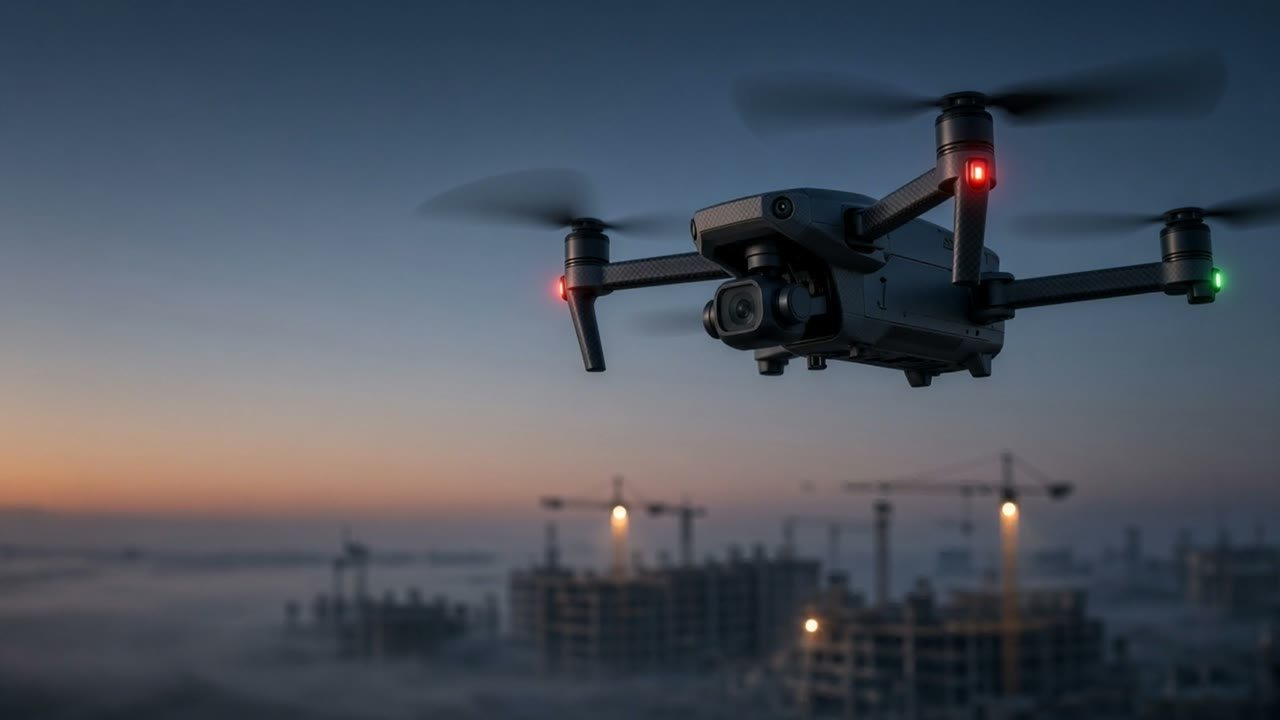
#> input picture storyboard/frames/01-arrival.jpg, 1280 x 720 px, given in place of drone-hero.png, which was not available
$ python comp.py frames/01-arrival.jpg
#> lines starting #> are read from the running program, lines starting #| are printed output that depends on the picture
import sys
from PIL import Image, ImageDraw, ImageFilter, ImageEnhance, ImageOps
S=sys.argv[1]; F=S+'/frames/'; O=S+'/out/'
W,H=1280,720
drone=Image.open(S+'/drone-hero.png').convert('RGBA')
drone=drone.crop(drone.getbbox())
def plate(name, dark=1.0, blur=0):
    im=Image.open(F+name).convert('RGB')
    im=ImageOps.fit(im,(W,H),Image.LANCZOS)
    if dark!=1.0: im=ImageEnhance.Brightness(im).enhance(dark)
    if blur: im=im.filter(ImageFilter.GaussianBlur(blur))
    return im.convert('RGBA')
def rotors(d):
    # translucent spinning-rotor discs over the four motors (approx positions on the cropped drone)
    w,h=d.size; ov=Image.new('RGBA',d.size,(0,0,0,0)); dr=ImageDraw.Draw(ov)
    for (fx,fy,rw) in [(0.05,0.47,0.17),(0.62,0.08,0.18),(0.97,0.60,0.15),(0.40,0.45,0.0)]:
        if rw==0: continue
        cx,cy=fx*w,fy*h; rx,ry=rw*w,rw*w*0.22
        dr.ellipse([cx-rx,cy-ry,cx+rx,cy+ry],fill=(20,24,34,70),outline=(90,100,120,90),width=2)
    ov=ov.filter(ImageFilter.GaussianBlur(3))
    return Image.alpha_composite(d,ov) if False else Image.alpha_composite(ov,d) if False else _merge(d,ov)
def _merge(d,ov):
    base=Image.new('RGBA',d.size,(0,0,0,0)); base.alpha_composite(ov); base.alpha_composite(d); return base
def put(bg, width, cx, cy, flip=False, rot=0, dim=1.0, soft=0):
    d=drone.copy()
    if flip: d=ImageOps.mirror(d)
    s=width/d.size[0]; d=d.resize((int(d.size[0]*s),int(d.size[1]*s)),Image.LANCZOS)
    d=rotors(d)
    if rot: d=d.rotate(rot,resample=Image.BICUBIC,expand=True)
    if dim!=1.0:
        rgb=ImageEnhance.Brightness(d.convert('RGB')).enhance(dim); a=d.split()[3]; d=rgb.convert('RGBA'); d.putalpha(a)
    if soft: d=d.filter(ImageFilter.GaussianBlur(soft))
    # contact shadow glow under drone for grounding
    bg.alpha_composite(d,(int(cx-d.size[0]/2),int(cy-d.size[1]/2)))
    return bg
def save(im,name): im.convert('RGB').save(O+name,quality=84,optimize=True)

save(plate('hero-0.jpg'),'01-arrival.jpg')
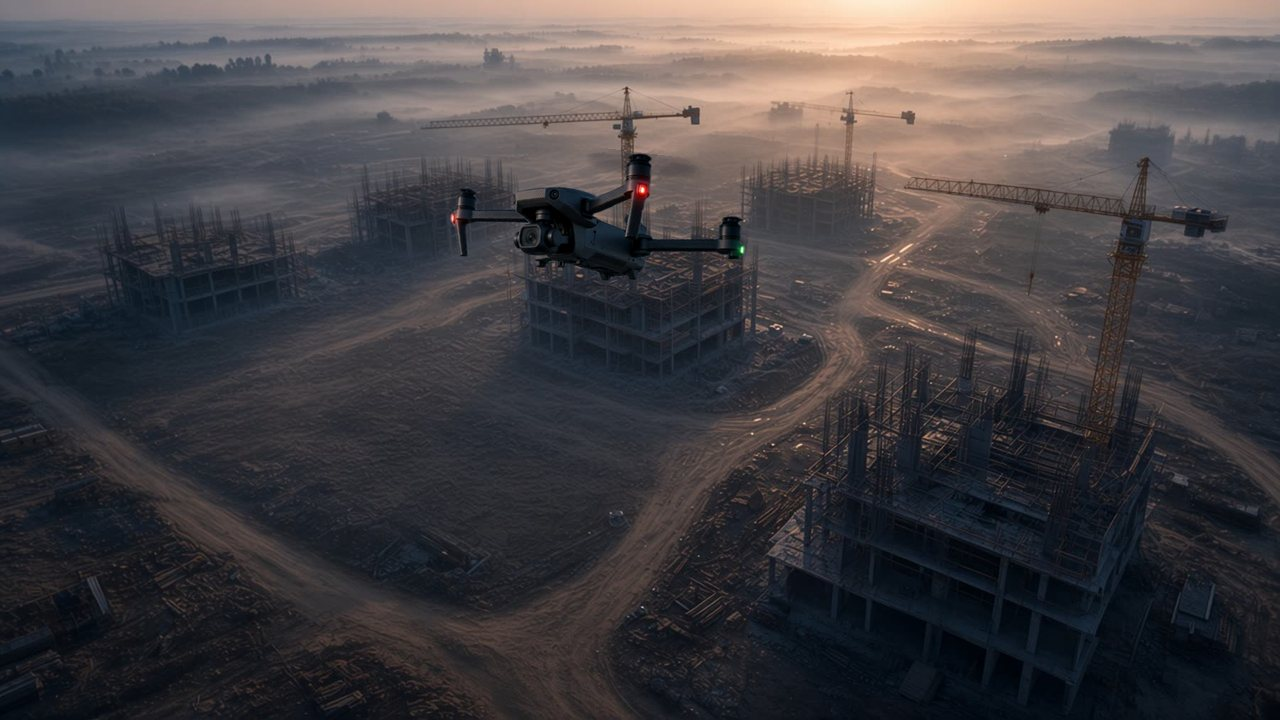
#> input picture storyboard/frames/02-lift.jpg, 1280 x 720 px, given in place of hero-0.jpg, which was not available
#> in plate, im is the input picture: PIL image 1280x720 RGB; mean R, G, B 67.5, 64.2, 67.1
save(put(plate('twin.jpg'),300,600,215,rot=-7),'02-lift.jpg')
#> call 2 of plate, with name = 'twin.jpg', dark = 1, blur = 0
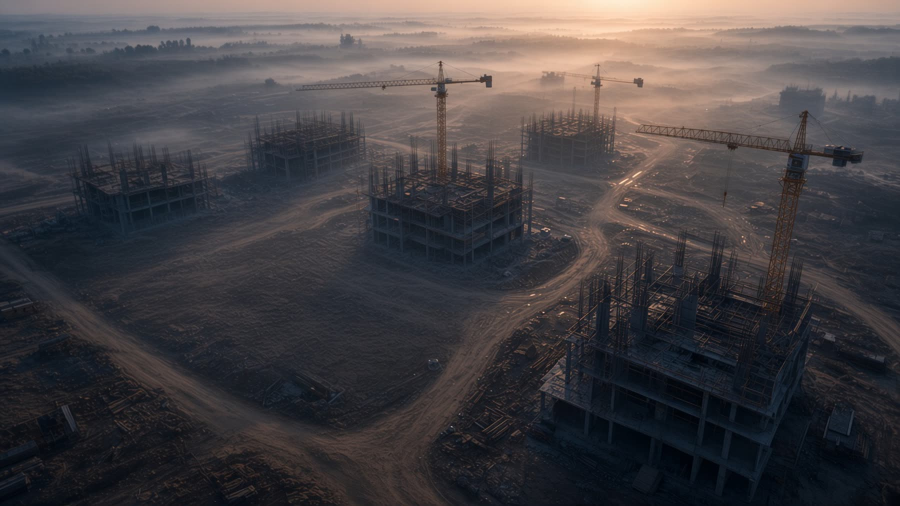
#> input picture archive/site-versions-2026-11-04/v2/media/twin.jpg, 1800 x 1012 px, found by its file name (shown at 1/2 size)
#> in plate, im is the input picture: PIL image 1800x1012 RGB; mean R, G, B 68.4, 65, 67.8
#> in rotors, `ov = Image.new('RGBA', d.size, (0, 0, 0, 0))`: ov: PIL image 300x168 RGBA; every value is 0
#> in rotors, `ov=ov.filter(ImageFilter.GaussianBlur(3))`:
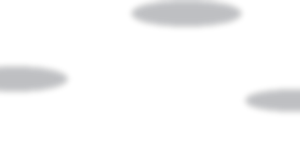
#> ov: PIL image 300x168 RGBA; mean R, G, B, A 3, 3.4, 4.5, 6.5; transparent parts drawn white
#> in put, `if rot: d=d.rotate(rot,resample=Image.BICUBIC,expand=True)`:
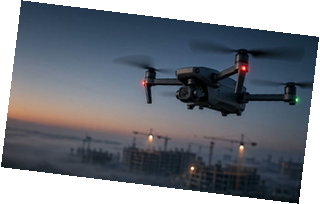
#> d: PIL image 320x204 RGBA; mean R, G, B, A 57.7, 63.1, 71.6, 196.9; transparent parts drawn white
save(put(plate('twin.jpg',dark=0.75),170,640,125,dim=0.9),'03-scan.jpg')
#> in rotors (call 2), `ov = Image.new('RGBA', d.size, (0, 0, 0, 0))`: ov: PIL image 170x95 RGBA; every value is 0
#> in put (call 2), `a = d.split()[3]`: a: PIL image 170x95 L; every value is 255
#> call 3 of save, with name = '03-scan.jpg'
#> in save (call 3), `def save(im,name): im.convert('RGB').save(O+name,quality=84,optimize=T..`:
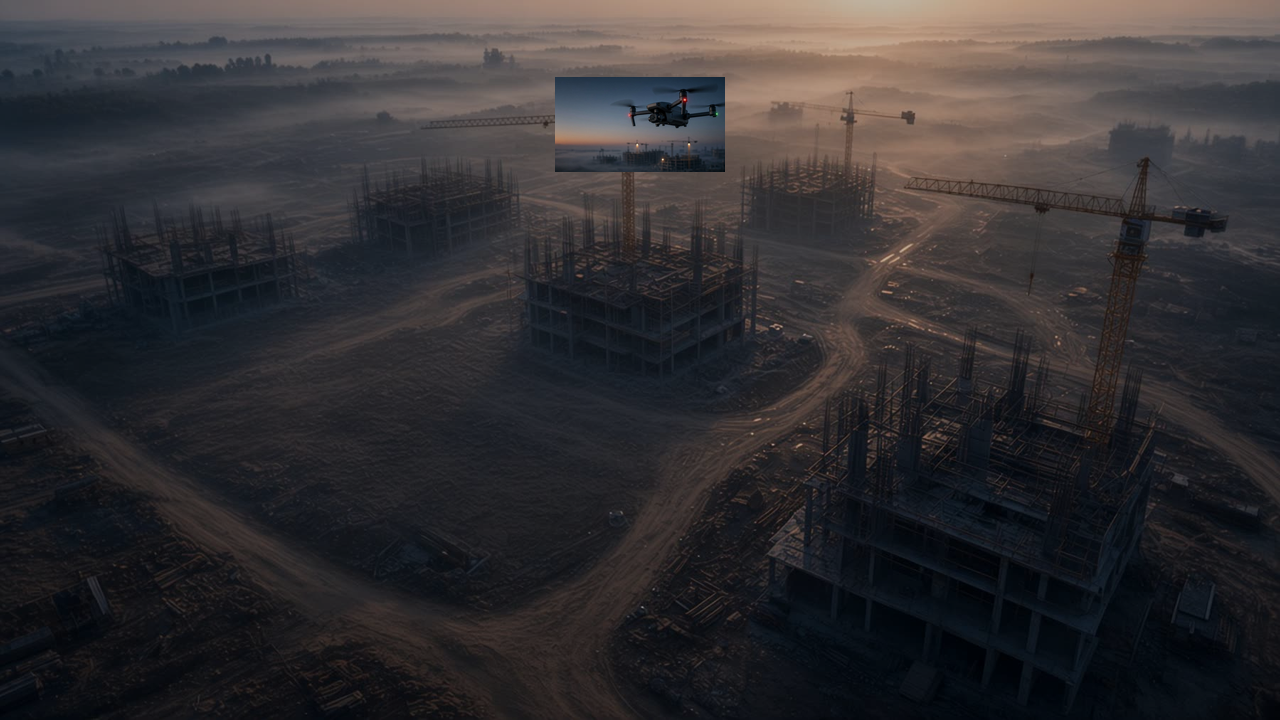
#> saved as 03-scan.jpg: PIL image 1280x720 RGB; mean R, G, B 50.2, 48, 50.4
save(put(plate('iot-0.jpg'),250,640,335,flip=True,dim=0.85),'04-corridor.jpg')
#> call 3 of put, with width = 250, cx = 640, cy = 335, flip = True, rot = 0, dim = 0.85, soft = 0
#> in rotors (call 3), `ov = Image.new('RGBA', d.size, (0, 0, 0, 0))`: ov: PIL image 250x140 RGBA; every value is 0
#> in put (call 3), `rgb = ImageEnhance.Brightness(d.convert('RGB')).enhance(dim)`:
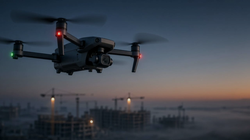
#> rgb: PIL image 250x140 RGB; mean R, G, B 63.5, 69.4, 78.8
#> in put (call 3), `a = d.split()[3]`: a: PIL image 250x140 L; every value is 255
#> in put (call 3), `bg.alpha_composite(d,(int(cx-d.size[0]/2),int(cy-d.size[1]/2)))`:
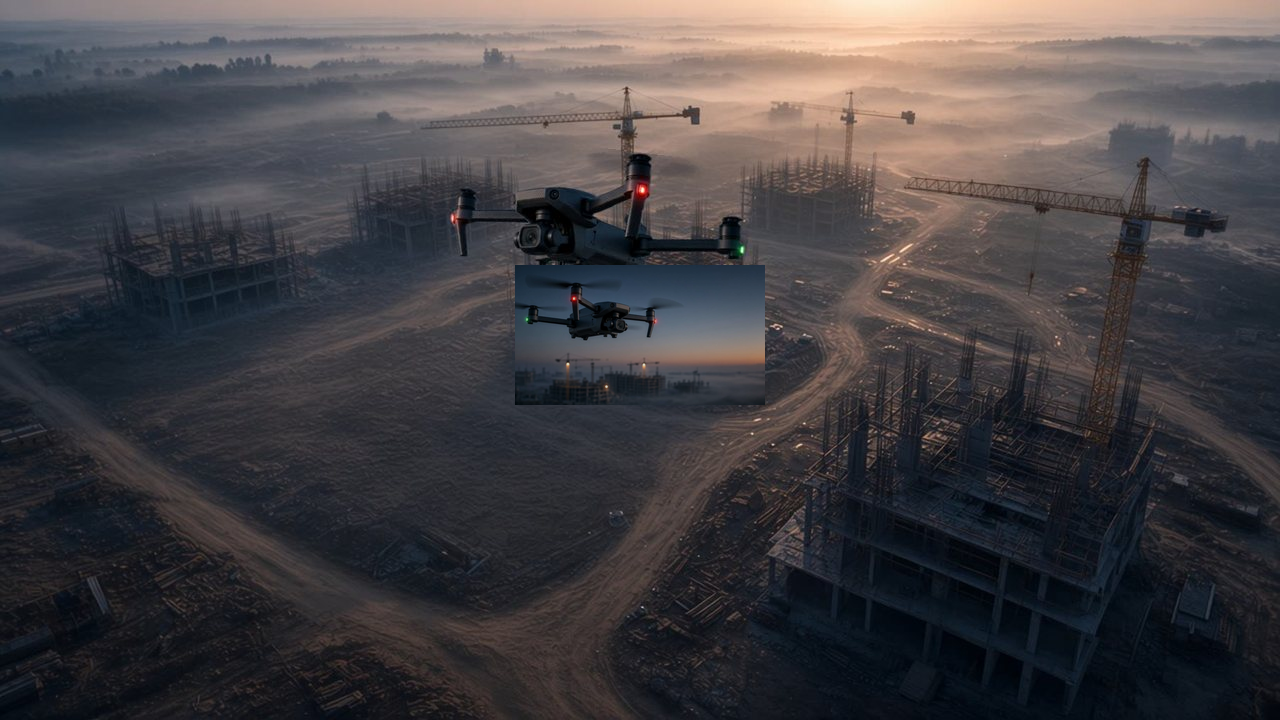
#> bg: PIL image 1280x720 RGBA; mean R, G, B, A 68.5, 65.2, 68.1, 255
#> (the run stopped early here; a loop or call above may not have finished)
